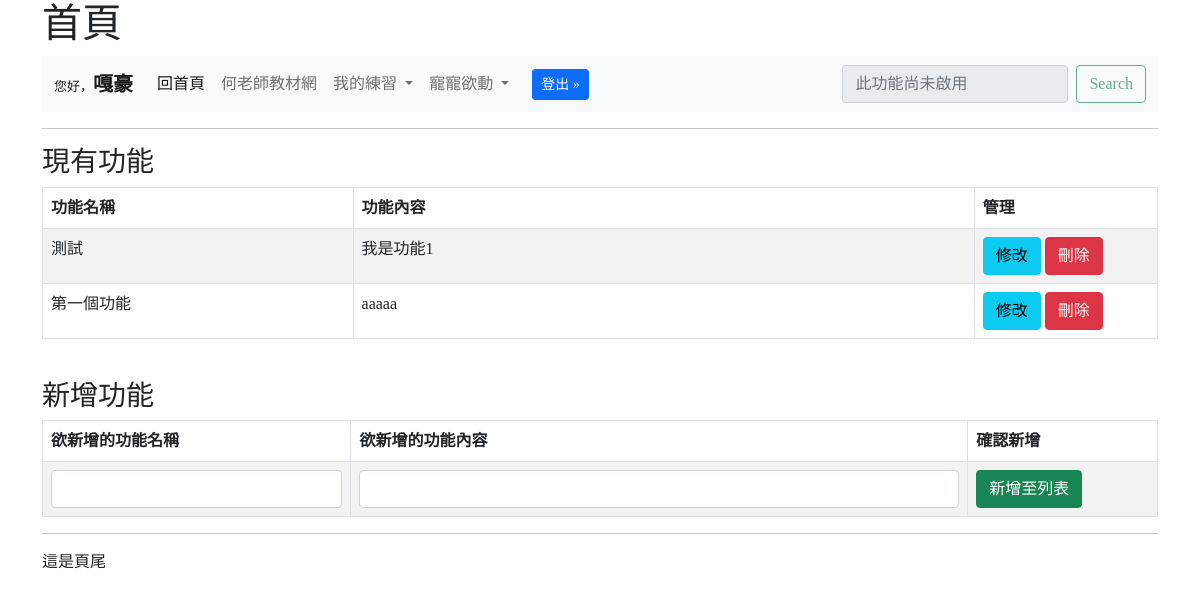
Before: / (signed in) with the older database file.
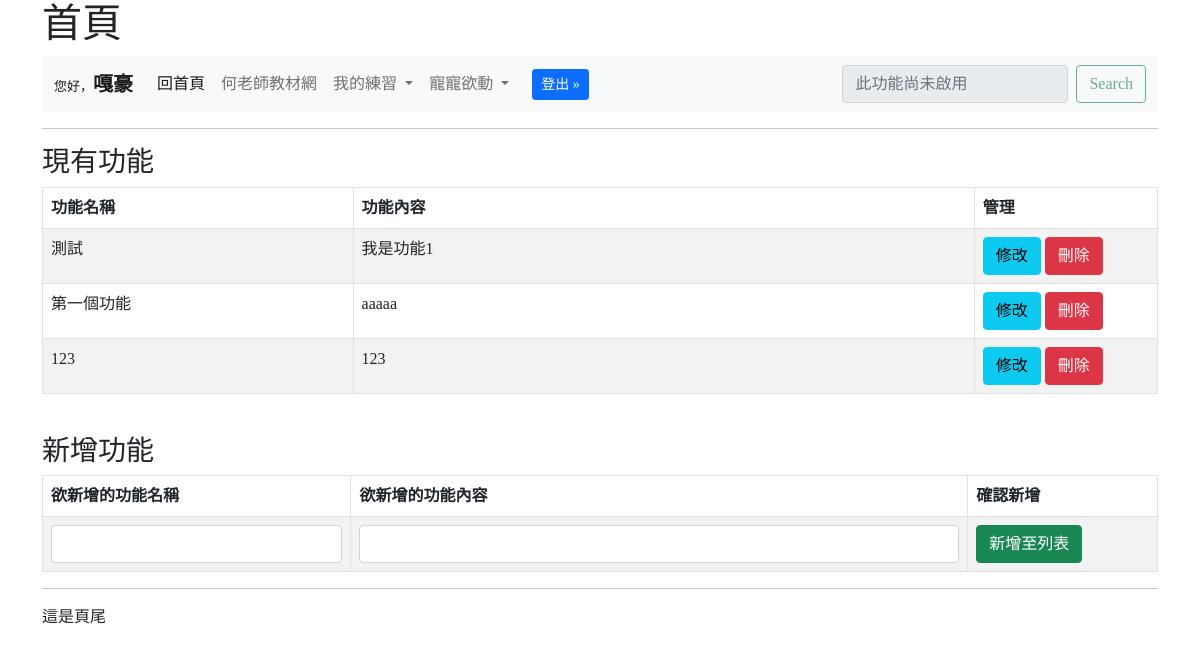
After: the same page with the newer database file.
### mysite/models.py (models this page shows)
class Func(models.Model):
    name = models.CharField(max_length=100)    # 功能名稱
    content = models.TextField()			   # 功能內容

### mysite/views.py (the view)
# urls.py: path('',views.index, name='Index'),
def index(request):
	functions = Func.objects.all()
	form = FunctionForm()
	if request.method == "POST":
		form = FunctionForm(request.POST)
		if form.is_valid():
			form.save()
		return redirect("/")
	context = {
		'functions':functions,
		'form':form
	}
	return render(request, "index.html", context)

### mysite/forms.py
class FunctionForm(forms.ModelForm):
    class Meta:
        model = Func
        fields = '__all__'
        widgets = {
            'name': forms.TextInput(attrs={'class': 'form-control'}),
            'content': forms.TextInput(attrs={'class': 'form-control'})
        }
        labels = {
            'name': '欲新增的功能名稱',
            'content':'欲新增的功能內容'
        }

### templates/index.html (shortened to what this page needs)
{% extends "base.html" %}
{% block headmessage %} 首頁 {% endblock %}
{% block main %}
	<hr>
	<h3>現有功能</h3>
	<table class="table table-bordered table-striped">
        <thead class="thead-dark">
            <tr>
                <th>功能名稱</th>
                <th>功能內容</th>
                {% if request.user.is_superuser %}
                	<th>管理</th>
                {% endif %}
            </tr>
        </thead>
        <tbody>
        	{% for function in functions %}
	            <tr>
			        <td Width="100">{{ function.name }}</td>
			        <td Width="200">{{ function.content }}</td>
			        {% if request.user.is_superuser %}
				        <td Width="50">
						    <a href="{% url 'UpdateF' function.id %}" class="btn btn-info">修改</a>
						    <a href="{% url 'DeleteF' function.id %}" class="btn btn-danger">刪除</a>
				        </td>
				    {% endif %}
			    </tr>
	        {% endfor %}
        </tbody>
    </table>
    <br>
    {% if request.user.is_superuser %}
    	<h3>新增功能</h3>
		<form action="" method="POST">
			<table class="table table-bordered table-striped">
				<thead class="thead-dark">
		            <tr>
		                <th><label>{{ form.name.label }}</label></th>
		                <th><label>{{ form.content.label }}</label></th>
		                <th>確認新增</th>
		            </tr>
		        </thead>
				<tr>
					<td Width="200">{{ form.name }}</td>
					<td Width="400">{{ form.content }}</td>
					<td Width="100"><input type="submit" class="btn btn-success" value="新增至列表"></td>
				</tr>
			</table>
		</form>
	{% endif %}
{% endblock %}

Changed rows visible on the page:
added Func: name "123", content "123"
